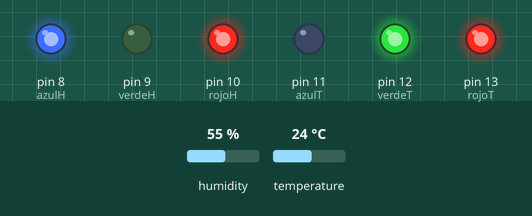
The sketch below on a simulated Arduino Uno, built with avr-gcc and run on an emulated ATmega328P. Parts: output pins drawn as LEDs (lit = HIGH). The test bench sets the inputs (shaded band); at power-on: humidity 55 %, temperature 24 °C.

Above: at 1.2 s.
1.3 s: humidity set to 42 %
3.4 s: humidity set to 39 %
At 4.9 s:
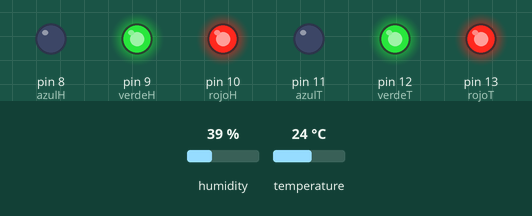
5.8 s: temperature set to 27 °C
At 7.1 s:
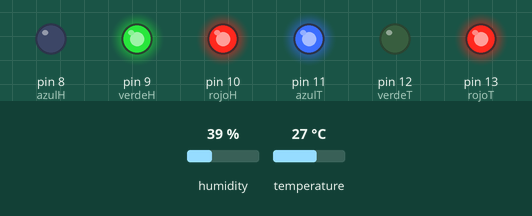
7.8 s: humidity set to 68 %
At 9.3 s:
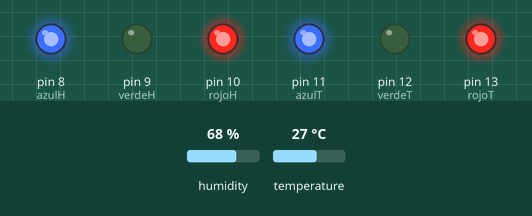
11.4 s: humidity set to 79 %
13.8 s: humidity set to 82 %
At 15.8 s:
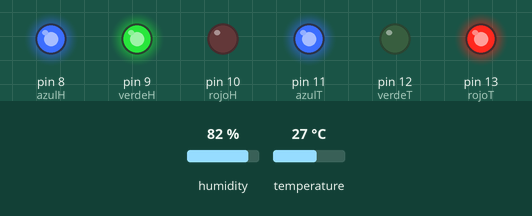
Timing chart, 0 to 17.2 s (numbered marks = the images above; inputs shaded):
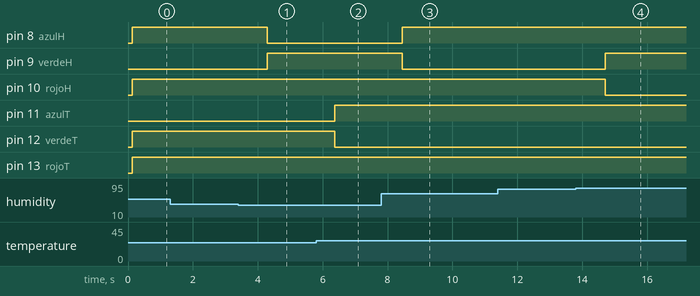

The sketch:

arduino.ino
```cpp
// Incluimos librería
#include <DHT.h>
#include <SoftwareSerial.h>   //Software Serial Port

#define DHTTYPE DHT11     // Dependiendo del tipo de sensor
#define DHTPIN 2          // Definimos el pin digital donde se conecta el sensor
#define RxD 6
#define TxD 7
#define rojoH 10
#define verdeH 9
#define azulH 8
#define rojoT 13
#define verdeT 12
#define azulT 11

SoftwareSerial blueToothSerial(RxD,TxD);

DHT dht(DHTPIN, DHTTYPE); // Inicializamos el sensor DHT11

void setup() {
  Serial.begin(9600);     // Inicializamos comunicación serie

  pinMode(RxD, INPUT);    // Configuramos los pines definidos para la parte de softSerial.
  pinMode(TxD, OUTPUT);
  pinMode(azulH, OUTPUT);
  pinMode(verdeH, OUTPUT);
  pinMode(rojoH, OUTPUT);
  pinMode(azulT, OUTPUT);
  pinMode(verdeT, OUTPUT);
  pinMode(rojoT, OUTPUT);
  blueToothSerial.begin(9600);
  dht.begin();            // Comenzamos el sensor DHT
}
void led(int i,int j){
  if (j) {
    if(i==0){
      digitalWrite(rojoH,0);
      digitalWrite(verdeH,1);
      digitalWrite(azulH,1);
    } else if(i==1) {
      digitalWrite(rojoH,1);
      digitalWrite(verdeH,0);
      digitalWrite(azulH,1);
    } else {
      digitalWrite(rojoH,1);
      digitalWrite(verdeH,1);
      digitalWrite(azulH,0);
    }
  } else {
    if(i==0){
      digitalWrite(rojoT,0);
      digitalWrite(verdeT,1);
      digitalWrite(azulT,1);
    } else if(i==1) {
      digitalWrite(rojoT,1);
      digitalWrite(verdeT,0);
      digitalWrite(azulT,1);
    } else {
      digitalWrite(rojoT,1);
      digitalWrite(verdeT,1);
      digitalWrite(azulT,0);
    }
  }

}
void loop() {
  if (blueToothSerial.available()){
      Serial.write(blueToothSerial.read());
  }
  delay(100);     // Esperamos 100 mili segundos entre medidas
  float h = dht.readHumidity();     // Leemos la humedad relativa
  float t = dht.readTemperature();  // Leemos la temperatura en grados centígrados (por defecto)
  switch (int(h)) {
    case 0 ... 40:
      led(2,1);
      break;
    case 41 ... 80:
      led(1,1);
      break;
    case 81 ... 100:
      led(0,1);
      break;
  }
  switch (int(t)) {
    case 15 ... 25:
      led(2,0);
      break;
    case 26 ... 35:
      led(1,0);
      break;
    case 36 ... 40  :
      led(0,0);
      break;
  }


  // Comprobamos si ha habido algún error en la lectura
  if (isnan(h) || isnan(t)) {
    Serial.println("Error obteniendo los datos del sensor DHT11");
    return;
  }

// Enviar los datos por el Bluethoot
  blueToothSerial.print("H");
  blueToothSerial.print((double)h,2);
  blueToothSerial.print("T");
  blueToothSerial.print((double)t,2);
  blueToothSerial.print(";");


}
```

Measured:
- the behaviour switches between 41 and 40 % on humidity (found by bisection; images 0 and 1)
- the behaviour switches between 25 and 26 °C on temperature (found by bisection; images 1 and 2)
- the behaviour switches between 80 and 81 % on humidity (found by bisection; images 3 and 4)
- after the input at 1.3 s, every drawn part: stays the same
- after the input at 3.4 s, pin 8 (azulH): HIGH → LOW after 0.89 s; pin 9 (verdeH): LOW → HIGH after 0.89 s
- after the input at 5.8 s, pin 11 (azulT): LOW → HIGH after 0.57 s; pin 12 (verdeT): HIGH → LOW after 0.57 s
- after the input at 7.8 s, pin 8 (azulH): LOW → HIGH after 0.66 s; pin 9 (verdeH): HIGH → LOW after 0.66 s
- after the input at 11.4 s, every drawn part: stays the same
- after the input at 13.8 s, pin 9 (verdeH): LOW → HIGH after 0.91 s; pin 10 (rojoH): HIGH → LOW after 0.91 s
